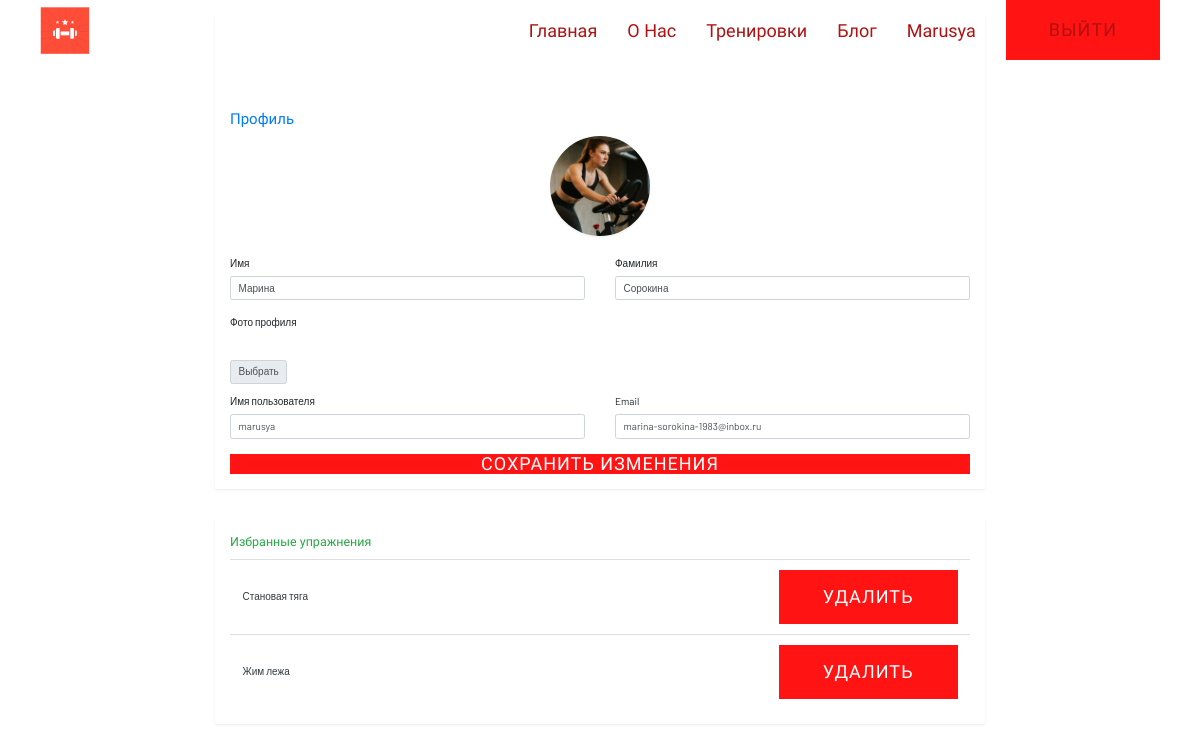
/users/profile/ (signed in), run on the app's committed database.
### users/models.py (models this page shows, shortened)
class User(AbstractUser):
    phone = models.CharField(max_length=15, blank=True, null=True)
    image = models.ImageField(upload_to='profile_pics/', null=True, blank=True)

### programs/models.py (models this page shows, shortened)
class FavouriteExercise(models.Model):
    user = models.ForeignKey(User, on_delete=models.CASCADE)
    exercise = models.ForeignKey(Exercise, on_delete=models.CASCADE)
    created_at = models.DateTimeField(auto_now_add=True)
    class Meta:
        unique_together = ('user', 'exercise')

class Exercise(models.Model):
    name = models.CharField(max_length=250, verbose_name='Название упражнения')
    image = models.ImageField(upload_to='program_images/', blank=True, verbose_name='Изображение')
    description = models.TextField(blank=True, verbose_name='Описание')
    short_description = models.CharField(max_length=100, blank=True, verbose_name='Краткое описание')
    category = models.ForeignKey(Programs, on_delete=models.CASCADE, verbose_name='Программа')
    class Meta:
        verbose_name = 'упражнение'
        verbose_name_plural = 'упражнения'

### users/views.py (the view, shortened to what this page needs)
# urls.py: path('profile/', views.profile, name='profile'),
@login_required
def profile(request):
    if request.method == 'POST':
        form = ProfileUpdateForm(request.POST, request.FILES, instance=request.user)
        if form.is_valid():
            form.save()
            messages.success(request, 'Профиль обновлён!')
            return redirect('profile')
    else:
        form = ProfileUpdateForm(instance=request.user)  # ← Заполняем форму текущими данными
    favourites = FavouriteExercise.objects.filter(user=request.user).select_related('exercise')
    return render(request, 'users/profile.html', {
        'form': form,
        'favourites': favourites
    })

### users/forms.py (shortened to what this page needs)
class ProfileUpdateForm(forms.ModelForm):
    class Meta:
        model = User
        fields = ['first_name', 'last_name', 'username', 'email', 'image']
        widgets = {
            'first_name': forms.TextInput(attrs={
                'class': 'form-control',
                'placeholder': 'Ваше имя'
            }),
            'last_name': forms.TextInput(attrs={
                'class': 'form-control',
                'placeholder': 'Ваша фамилия'
            }),
            'username': forms.TextInput(attrs={
                'class': 'form-control',
                'placeholder': 'Логин'
            }),
            'email': forms.EmailInput(attrs={
                'class': 'form-control',
                'placeholder': 'Email'
            }),
            'image': forms.FileInput(attrs={
                'class': 'custom-file-input'
            })
        }

### users/templates/users/profile.html (shortened to what this page needs)
{% extends 'coach/base.html' %}
{% load static %}
{% block css %}
<link rel="stylesheet" href="{% static 'assets/css/bootstrap.min.css' %}">
  <link rel="stylesheet" href="{% static 'assets/css/owl.carousel.min.css' %}">
  <link rel="stylesheet" href="{% static 'assets/css/slicknav.css' %}">
    <link rel="stylesheet" href="{% static 'assets/css/flaticon.css' %}">
    <link rel="stylesheet" href="{% static 'assets/css/gijgo.css' %}">
    <link rel="stylesheet" href="{% static 'assets/css/animate.min.css' %}">
    <link rel="stylesheet" href="{% static 'assets/css/animated-headline.css' %}">
  <link rel="stylesheet" href="{% static 'assets/css/magnific-popup.css' %}">
  <link rel="stylesheet" href="{% static 'assets/css/fontawesome-all.min.css' %}">
  <link rel="stylesheet" href="{% static 'assets/css/themify-icons.css' %}">
  <link rel="stylesheet" href="{% static 'assets/css/slick.css' %}">
  <link rel="stylesheet" href="{% static 'assets/css/nice-select.css' %}">
  <link rel="stylesheet" href="{% static 'assets/css/style.css' %}">
{% endblock %}
{% block content %}
<div class="container py-4">
    <div class="row justify-content-center">
        <div class="col-lg-8">
            <div class="card shadow-sm border-0 rounded-3 mb-24 pt-80">
                <div class="card-body p-4">
                    <h4 class="card-title text-primary mb-24">Профиль</h4>
                    <div class="text-center mb-14">
                        <img
                            src="{% if user.image %}{{ user.image.url }}{% else %}{% static 'assets/img/blog/author.png' %}{% endif %}"
                            alt="Аватар пользователя"
                            class="rounded-circle shadow-sm"
                            width="100"
                            height="100"
                            style="object-fit: cover;"
                        >
                    </div>
                    <form action="{% url 'profile' %}" method="post" enctype="multipart/form-data" class="needs-validation">
                        <div class="row g-3 pt-20">
                            <div class="col-md-6">
                                <label for="{{ form.first_name.id_for_label }}" class="form-label fw-semibold">Имя</label>
                                {{ form.first_name }}
            </div>
            <div class="col-md-6">
                <label for="{{ form.last_name.id_for_label }}" class="form-label fw-semibold">Фамилия</label>
                {{ form.last_name }}
            </div>
            <div class="col-12 pt-15">
                <div class="mb-3">
                    <label for="{{ form.image.id_for_label }}" class="form-label fw-semibold">Фото профиля</label>
                    <div class="input-group">
                        <label class="input-group-text" for="{{ form.image.id_for_label }}">Выбрать</label>
                    </div>
                </div>
            </div>
            <div class="col-md-6">
                <label for="{{ form.username.id_for_label }}" class="form-label fw-semibold">Имя пользователя</label>
                {{ form.username }}
            </div>
            <div class="col-md-6">
                <label for="{{ form.email.id_for_label }}" class="form-label fw-semibold">Email</label>
                {{ form.email }}
            </div>
        </div>
        <div class="mt-4 h-30">
            <button type="submit" class="btn btn-primary extended-btn w-100 py-3 fs-5">
                    Сохранить изменения
            </button>
        </div>
    </form>
</div>
</div>
<div class="card shadow-sm border-0 rounded-3 mt-5">
    <div class="card-body p-4">
        <h5 class="card-title text-success mb-3">Избранные упражнения</h5>
        {% if favourites %}
            <ul class="list-group list-group-flush">
                {% for fav in favourites %}
                    <li class="list-group-item d-flex justify-content-between align-items-center py-3">
                        <a href="{% url 'workouts' fav.exercise.pk %}" class="text-decoration-none text-dark fw-medium">
                            {{ fav.exercise.name }}
                        </a>
                        <form action="{% url 'remove_from_favourites' fav.exercise.pk %}" method="post" class="d-inline">
                            <button
                                type="submit"
                                class="btn btn-outline-danger btn-sm"
                                onclick="return confirm('Удалить из избранного?')"
                            >
                                Удалить
                            </button>
                        </form>
                    </li>
                {% endfor %}
            </ul>
        {% else %}
            <p class="text-muted">У вас нет избранных упражнений.</p>
        {% endif %}
    </div>
</div>
</div>
</div>
{% endblock %}

### coach/templates/coach/base.html (shortened to what this page needs)
<!doctype html>
{% load static %}
<html class="no-js" lang="zxx">
<head>
    {% block css %}{% endblock %}
<header>
        <div class="header-area header-transparent">
            <div class="main-header header-sticky">
                <div class="container-fluid">
                    <div class="row align-items-center">
                        <div class="col-xl-2 col-lg-2 col-md-1">
                            <div class="logo">
                                <a href="{% url 'index' %}"><img src="{% static 'assets/img/logo/logo.png' %}" alt=""></a>
                            </div>
                        </div>
                        <div class="col-xl-10 col-lg-10 col-md-10">
                            <div class="menu-main d-flex align-items-center justify-content-end">
                                <div class="main-menu f-right d-none d-lg-block">
                                    <nav>
                                        <ul id="navigation">
                                            <li><a href="{% url 'index' %}">Главная</a></li>
                                            <li><a href="{% url 'coach' %}">О нас</a></li>
                                            <li><a href="{% url 'program' %}">Тренировки</a></li>
                                            <li><a href="{% url 'post_list' %}">Блог</a></li>
                                            {% if user.is_authenticated %}
                                                <li><a href="{% url 'profile' %}">{{ user.username }}</a></li>
                                            <div class="header-right-btn f-right d-none d-lg-block ml-30">
                                                <a href="{% url 'logout' %}" class="btn header-btn">Выйти</a>
                                            </div>
                                            {% else %}
                                            <div class="header-right-btn f-right d-none d-lg-block ml-30">
                                                <a href="{% url 'login' %}" class="btn header-btn">Войти</a>
                                            </div>
                                            {% endif %}
                                        </ul>
                                    </nav>
                                </div>
                            </div>
                        </div>
                        <div class="col-12">
                        </div>
                    </div>
                </div>
            </div>
        </div>
    </header>
</head>
<body>
{% block content %}
{% endblock %}
</body>
</html>

### data on the page
User: username "Marusya", image (picture), first_name "Марина", last_name "Сорокина", username "marusya", email "marina-sorokina-1983@inbox.ru"
FavouriteExercise: exercise.name "Становая тяга"
FavouriteExercise: exercise.name "Жим лежа"
